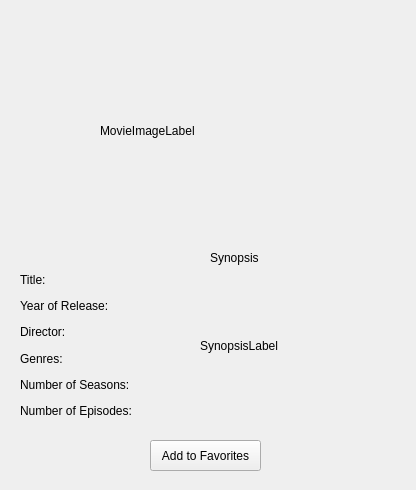
<?xml version="1.0" encoding="UTF-8"?>
<ui version="4.0">
 <class>MovieWindow</class>
 <widget class="QWidget" name="MovieWindow">
  <property name="geometry">
   <rect>
    <x>0</x>
    <y>0</y>
    <width>416</width>
    <height>490</height>
   </rect>
  </property>
  <property name="windowTitle">
   <string>Form</string>
  </property>
  <widget class="QLabel" name="MovieImageLabel">
   <property name="geometry">
    <rect>
     <x>100</x>
     <y>20</y>
     <width>201</width>
     <height>221</height>
    </rect>
   </property>
   <property name="text">
    <string>MovieImageLabel</string>
   </property>
  </widget>
  <widget class="QWidget" name="verticalLayoutWidget">
   <property name="geometry">
    <rect>
     <x>20</x>
     <y>270</y>
     <width>161</width>
     <height>151</height>
    </rect>
   </property>
   <layout class="QVBoxLayout" name="verticalLayout">
    <item>
     <widget class="QLabel" name="MovieTitleLabel">
      <property name="text">
       <string>Title:</string>
      </property>
     </widget>
    </item>
    <item>
     <widget class="QLabel" name="MovieYearLabel">
      <property name="text">
       <string>Year of Release:</string>
      </property>
     </widget>
    </item>
    <item>
     <widget class="QLabel" name="MovieDirectorLabel">
      <property name="text">
       <string>Director:</string>
      </property>
     </widget>
    </item>
    <item>
     <widget class="QLabel" name="MovieGenreLabel">
      <property name="text">
       <string>Genres:</string>
      </property>
     </widget>
    </item>
    <item>
     <widget class="QLabel" name="MovieNumSeasonsLabel">
      <property name="text">
       <string>Number of Seasons:</string>
      </property>
     </widget>
    </item>
    <item>
     <widget class="QLabel" name="MovieNumEpisodesLabel">
      <property name="text">
       <string>Number of Episodes:</string>
      </property>
     </widget>
    </item>
   </layout>
  </widget>
  <widget class="QLabel" name="label">
   <property name="geometry">
    <rect>
     <x>210</x>
     <y>250</y>
     <width>49</width>
     <height>16</height>
    </rect>
   </property>
   <property name="text">
    <string>Synopsis</string>
   </property>
  </widget>
  <widget class="QLabel" name="MovieSynopsisLabel">
   <property name="geometry">
    <rect>
     <x>200</x>
     <y>270</y>
     <width>151</width>
     <height>151</height>
    </rect>
   </property>
   <property name="text">
    <string>SynopsisLabel</string>
   </property>
  </widget>
  <widget class="QPushButton" name="FavoriteButton">
   <property name="geometry">
    <rect>
     <x>150</x>
     <y>440</y>
     <width>111</width>
     <height>31</height>
    </rect>
   </property>
   <property name="text">
    <string>Add to Favorites</string>
   </property>
  </widget>
 </widget>
 <resources/>
 <connections/>
</ui>
